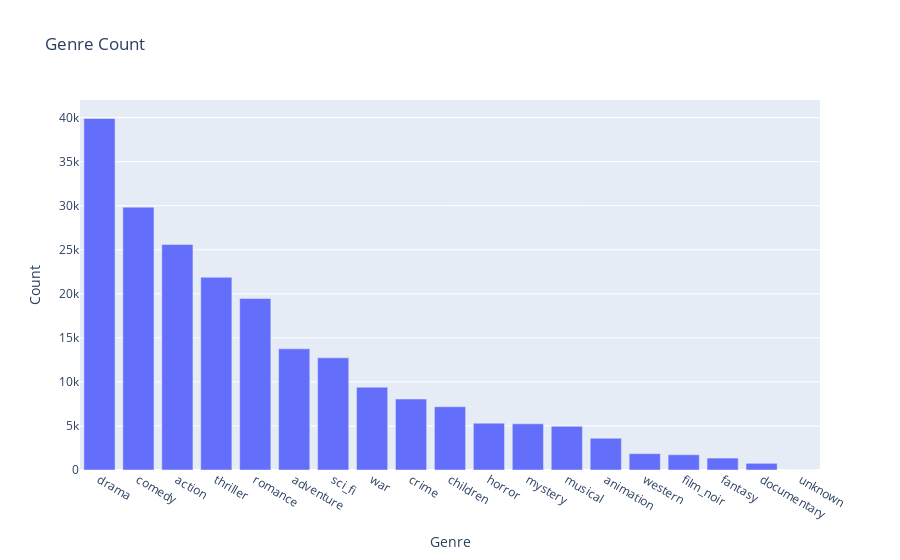

Source (notebook cell):
### Code cell
df_genre = pd.DataFrame(df_data.drop(['user_id','item_id','rating','timestamp',
                                      'age','gender','occupation','zipcode',
                                      'movie_title', 'release_date'], axis=1).sum())
df_genre = df_genre.reset_index()
df_genre = df_genre.sort_values(0, ascending=False)
fig = px.bar(df_genre, x='index', y=0, title='Genre Count', labels={'0':'Count', 'index':'Genre'})
fig.show()

### Figure 1 — Plotly figure (JSON) as saved in the notebook; plotly's stock layout.template omitted (floating-point values rounded to 4 significant figures)
{"data": [{"alignmentgroup": "True", "hovertemplate": "Genre=%{x}<br>Count=%{y}<extra></extra>", "legendgroup": "", "marker": {"color": "#636efa", "pattern": {"shape": ""}}, "name": "", "offsetgroup": "", "orientation": "v", "showlegend": false, "textposition": "auto", "type": "bar", "x": ["drama", "comedy", "action", "thriller", "romance", "adventure", "sci_fi", "war", "crime", "children", "horror", "mystery", "musical", "animation", "western", "film_noir", "fantasy", "documentary", "unknown"], "xaxis": "x", "y": [39895, 29832, 25589, 21872, 19461, 13753, 12730, 9398, 8055, 7182, 5317, 5245, 4954, 3605, 1854, 1733, 1352, 758, 10], "yaxis": "y"}], "layout": {"autosize": true, "barmode": "relative", "legend": {"tracegroupgap": 0}, "title": {"text": "Genre Count"}, "xaxis": {"anchor": "y", "autorange": true, "domain": [0, 1], "range": [-0.5, 18.5], "title": {"text": "Genre"}, "type": "category"}, "yaxis": {"anchor": "x", "autorange": true, "domain": [0, 1], "range": [0, 41990.0], "title": {"text": "Count"}, "type": "linear"}}}
